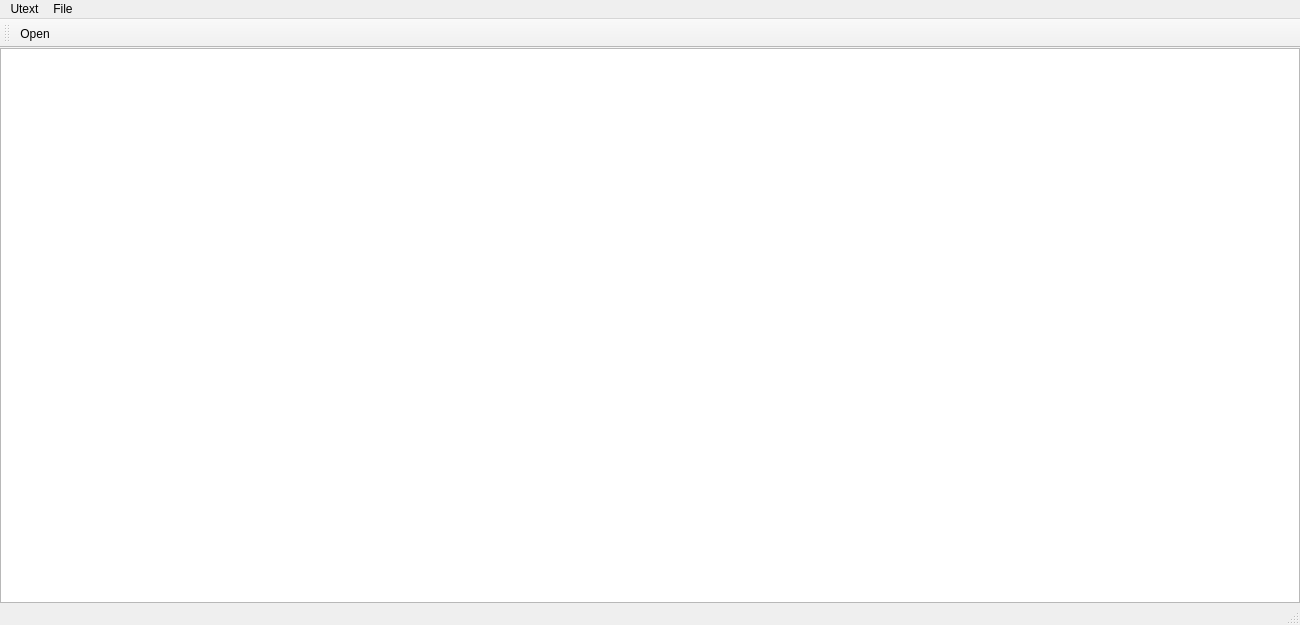
<?xml version="1.0" encoding="UTF-8"?>
<ui version="4.0">
 <class>MainWindow</class>
 <widget class="QMainWindow" name="MainWindow">
  <property name="geometry">
   <rect>
    <x>0</x>
    <y>0</y>
    <width>1300</width>
    <height>625</height>
   </rect>
  </property>
  <property name="sizePolicy">
   <sizepolicy hsizetype="Expanding" vsizetype="Expanding">
    <horstretch>0</horstretch>
    <verstretch>0</verstretch>
   </sizepolicy>
  </property>
  <property name="minimumSize">
   <size>
    <width>1280</width>
    <height>625</height>
   </size>
  </property>
  <property name="sizeIncrement">
   <size>
    <width>0</width>
    <height>0</height>
   </size>
  </property>
  <property name="cursor">
   <cursorShape>ArrowCursor</cursorShape>
  </property>
  <property name="windowTitle">
   <string/>
  </property>
  <property name="windowOpacity">
   <double>2.000000000000000</double>
  </property>
  <property name="locale">
   <locale language="Ukrainian" country="Ukraine"/>
  </property>
  <property name="toolButtonStyle">
   <enum>Qt::ToolButtonTextUnderIcon</enum>
  </property>
  <property name="unifiedTitleAndToolBarOnMac">
   <bool>true</bool>
  </property>
  <widget class="QWidget" name="centralwidget">
   <property name="minimumSize">
    <size>
     <width>1300</width>
     <height>0</height>
    </size>
   </property>
   <layout class="QGridLayout" name="gridLayout_2">
    <property name="leftMargin">
     <number>0</number>
    </property>
    <property name="topMargin">
     <number>0</number>
    </property>
    <property name="rightMargin">
     <number>0</number>
    </property>
    <property name="bottomMargin">
     <number>0</number>
    </property>
    <property name="spacing">
     <number>0</number>
    </property>
    <item row="0" column="0">
     <layout class="QFormLayout" name="formLayout">
      <item row="0" column="1">
       <widget class="QPlainTextEdit" name="editingArea">
        <property name="minimumSize">
         <size>
          <width>0</width>
          <height>500</height>
         </size>
        </property>
       </widget>
      </item>
     </layout>
    </item>
   </layout>
  </widget>
  <widget class="QStatusBar" name="statusbar"/>
  <widget class="QMenuBar" name="menuBar">
   <property name="geometry">
    <rect>
     <x>0</x>
     <y>0</y>
     <width>1300</width>
     <height>22</height>
    </rect>
   </property>
   <widget class="QMenu" name="menuUtext">
    <property name="title">
     <string>Utext</string>
    </property>
    <addaction name="actionAbout_Utext"/>
    <addaction name="actionQuit_Utext"/>
   </widget>
   <widget class="QMenu" name="menuFile">
    <property name="title">
     <string>File</string>
    </property>
    <addaction name="actionNew_file"/>
    <addaction name="actionOpen"/>
    <addaction name="actionSave"/>
    <addaction name="actionSave_as"/>
   </widget>
   <addaction name="menuUtext"/>
   <addaction name="menuFile"/>
  </widget>
  <widget class="QToolBar" name="toolBar">
   <property name="windowTitle">
    <string>toolBar</string>
   </property>
   <attribute name="toolBarArea">
    <enum>TopToolBarArea</enum>
   </attribute>
   <attribute name="toolBarBreak">
    <bool>false</bool>
   </attribute>
   <addaction name="actionOpen"/>
  </widget>
  <action name="actionAbout_Utext">
   <property name="text">
    <string>About Utext</string>
   </property>
  </action>
  <action name="actionQuit_Utext">
   <property name="text">
    <string>Quit Utext</string>
   </property>
   <property name="shortcut">
    <string>Ctrl+Q</string>
   </property>
  </action>
  <action name="actionNew_file">
   <property name="text">
    <string>New File</string>
   </property>
   <property name="shortcut">
    <string>Ctrl+N</string>
   </property>
  </action>
  <action name="actionOpen">
   <property name="icon">
    <iconset>
     <normaloff>../resources/fileopen.png</normaloff>../resources/fileopen.png</iconset>
   </property>
   <property name="text">
    <string>Open ...</string>
   </property>
   <property name="shortcut">
    <string>Ctrl+O</string>
   </property>
  </action>
  <action name="actionSave">
   <property name="text">
    <string>Save</string>
   </property>
  </action>
  <action name="actionSave_as">
   <property name="text">
    <string>Save As ...</string>
   </property>
  </action>
 </widget>
 <resources/>
 <connections/>
</ui>
